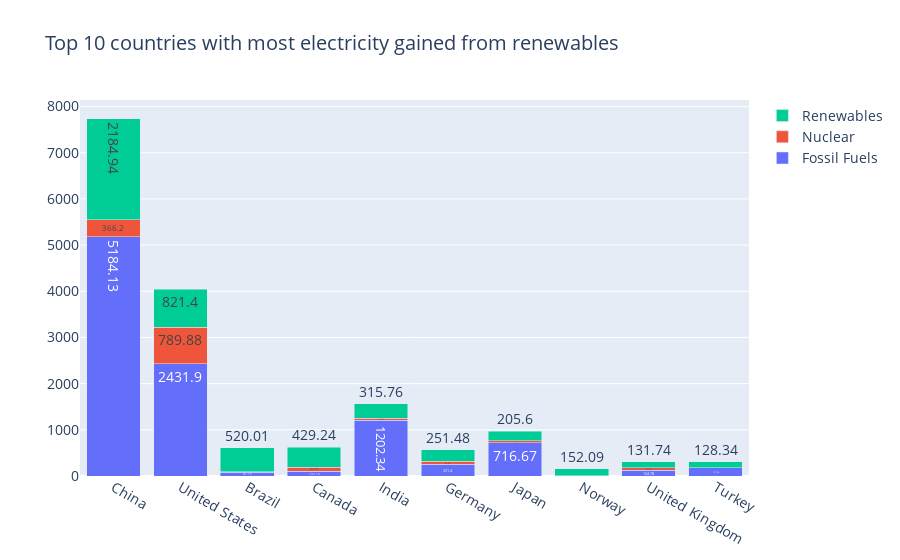

Here is the notebook cell this chart was saved with:
### Markdown cell above
When you look at the total CO2 emissions per country, China comes out on top by a very large margin. In fact, looking at the years before 2020, we can notice a steep increase in emissions. This is a prime example of countries that seem to not take any action towards combatting the issue of global warming and the increase of emissions. When we divide the total CO2 emissions by each country's surface area to get the emissions/km², we can see a totally different distribution. Singapore is the highest, which is to be expected. Singapore is a very small country, filled with large skyscrapers and dense infrastructure. The most interesting graph however, is when we look at CO2 emissions per Capita. We can see that this distrubution of emissions per country is the most evenly distributed, with Qatar at the highest emissions/capita in 2000. Luckily, most countries in this visualization show a gradual decrease in emissions/capita.

### Code cell
df = pd.read_csv('../datasets/sus.csv')

df = df[df["Year"] == 2020]

# Top 10 countries most renewable energy
df_sorted = df.sort_values('Electricity from renewables (TWh)', ascending=False)
df_top10 = df_sorted.head(10)

trace1 = go.Bar(
    x = df_top10['Entity'],
    y = df_top10['Electricity from fossil fuels (TWh)'],
    name='Fossil Fuels',
    text = df_top10['Electricity from fossil fuels (TWh)'],
)

trace2 = go.Bar(
    x = df_top10['Entity'],
    y = df_top10['Electricity from nuclear (TWh)'],
    name='Nuclear',
    text = df_top10['Electricity from nuclear (TWh)'],
)

trace3 = go.Bar(
    x = df_top10['Entity'],
    y = df_top10['Electricity from renewables (TWh)'],
    name='Renewables',
    text = df_top10['Electricity from renewables (TWh)'],
)

fig = go.Figure(data=[trace1, trace2, trace3], layout=go.Layout(barmode='stack', font_size = 14,
                                                                title= "Top 10 countries with most electricity gained from renewables")).show()

### Figure 1 — Plotly figure (JSON) as saved in the notebook; plotly's stock layout.template omitted (floating-point values rounded to 4 significant figures)
{"data": [{"name": "Fossil Fuels", "text": [5184.0, 2432.0, 81.15, 102.2, 1202.0, 251.4, 716.7, 2.2, 124.8, 177.1], "type": "bar", "x": ["China", "United States", "Brazil", "Canada", "India", "Germany", "Japan", "Norway", "United Kingdom", "Turkey"], "y": [5184.0, 2432.0, 81.15, 102.2, 1202.0, 251.4, 716.7, 2.2, 124.8, 177.1]}, {"name": "Nuclear", "text": [366.2, 789.9, 13.21, 92.65, 44.61, 64.38, 41.86, 0, 50.85, 0], "type": "bar", "x": ["China", "United States", "Brazil", "Canada", "India", "Germany", "Japan", "Norway", "United Kingdom", "Turkey"], "y": [366.2, 789.9, 13.21, 92.65, 44.61, 64.38, 41.86, 0, 50.85, 0]}, {"name": "Renewables", "text": [2185.0, 821.4, 520.0, 429.2, 315.8, 251.5, 205.6, 152.1, 131.7, 128.3], "type": "bar", "x": ["China", "United States", "Brazil", "Canada", "India", "Germany", "Japan", "Norway", "United Kingdom", "Turkey"], "y": [2185.0, 821.4, 520.0, 429.2, 315.8, 251.5, 205.6, 152.1, 131.7, 128.3]}], "layout": {"barmode": "stack", "font": {"size": 14}, "title": {"text": "Top 10 countries with most electricity gained from renewables"}}}
